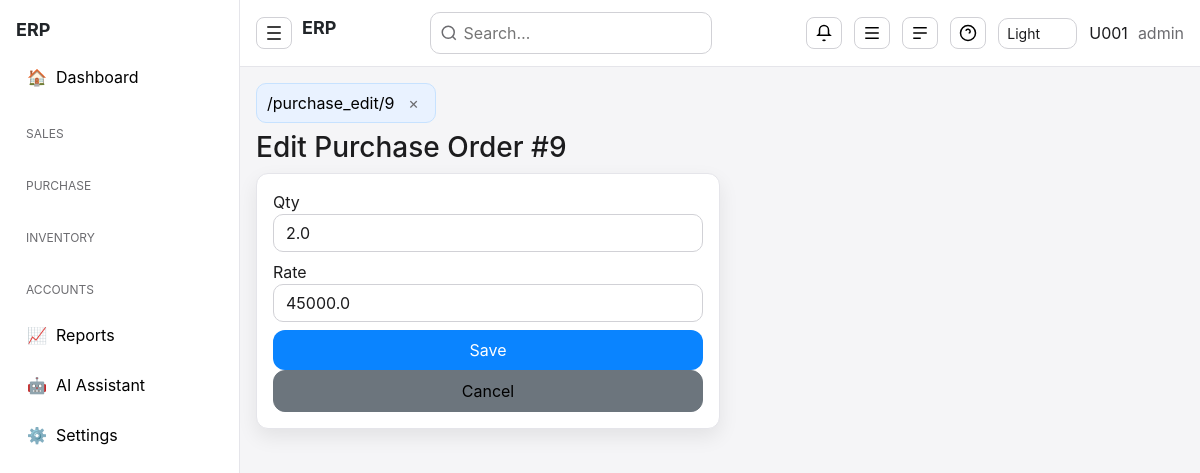
Screenshot of /purchase_edit/9 (signed in) with the database file from the repository.
### tables this page shows
CREATE TABLE purchase_orders(
 po_id INTEGER PRIMARY KEY AUTOINCREMENT,
 po_date TEXT,
 acc_id INTEGER,
 item_id INTEGER,
 child_item TEXT,
 qty REAL,
 rate REAL,
 supplied_qty REAL DEFAULT 0,
 amount REAL,
 user_code TEXT
, status TEXT DEFAULT 'OPEN');

### app.py (the view, shortened to what this page needs)
@app.route("/purchase_edit/<int:id>", methods=["GET","POST"])
def purchase_edit(id):
    if "user" not in session:
        return redirect("/")
    if not can_edit():
        abort(403)
    con = db()
    row = con.execute("""
        SELECT po_id,po_date,acc_id,item_id,qty,rate,supplied_qty,status
        FROM purchase_orders WHERE po_id=?
    """, (id,)).fetchone()
    if not row:
        return "Purchase Order not found"
    return render_template("purchase_edit.html", r=row)

### app.py (called while the page is built)
def db():
    con = getattr(g, "_db", None)
    if con is None:
        con = sqlite3.connect(DB)
        con.row_factory = sqlite3.Row
        g._db = con
    return con

def can_edit():
    return session.get("role") in ["admin","manager"]

### templates/purchase_edit.html
{% extends "base.html" %}
{% block content %}
<h3>Edit Purchase Order #{{r[0]}}</h3>
<form method="post" class="card p-3 col-6">
<label>Qty</label>
<input name="qty" class="form-control mb-2" value={{r[4]}}>
<label>Rate</label>
<input name="rate" class="form-control mb-2" value={{r[5]}}>
<button class="btn btn-primary">Save</button>
<a href="/purchase" class="btn btn-secondary">Cancel</a>
</form>
{% endblock %}

### static/css/style.css (style rules this page uses)
body { background:#f5f5f7; font-family: -apple-system,BlinkMacSystemFont, "Segoe UI",Roboto,Ubuntu; }
* { box-sizing:border-box }
body { --center-scale:1 }
.card { background:#ffffff; border-radius:12px; border:1px solid #e5e5ea; box-shadow:0 8px 20px rgba(0,0,0,0.08); color:#1c1c1e; }
.btn { border-radius:12px; padding:8px 16px; }
.btn-primary { background:#0a84ff;border:none }
input, select { background:#ffffff !important; color:#1c1c1e !important; border-radius:10px !important; border:1px solid #d1d1d6 !important; }
a { color:#0a84ff;text-decoration:none }
h1,h2,h3 { color:#1c1c1e }
form { background:#ffffff; padding:20px; border-radius:12px; box-shadow:0 8px 20px rgba(0,0,0,0.08); }
html:not([data-theme="dark"]) a { color:#000 !important }

### rows the page displays
purchase_orders: po_id "9", qty "2.0", rate "45000.0"

### other values shown
{{ session.user or '' }} "U001"
{{ session.role or '' }} "admin"
